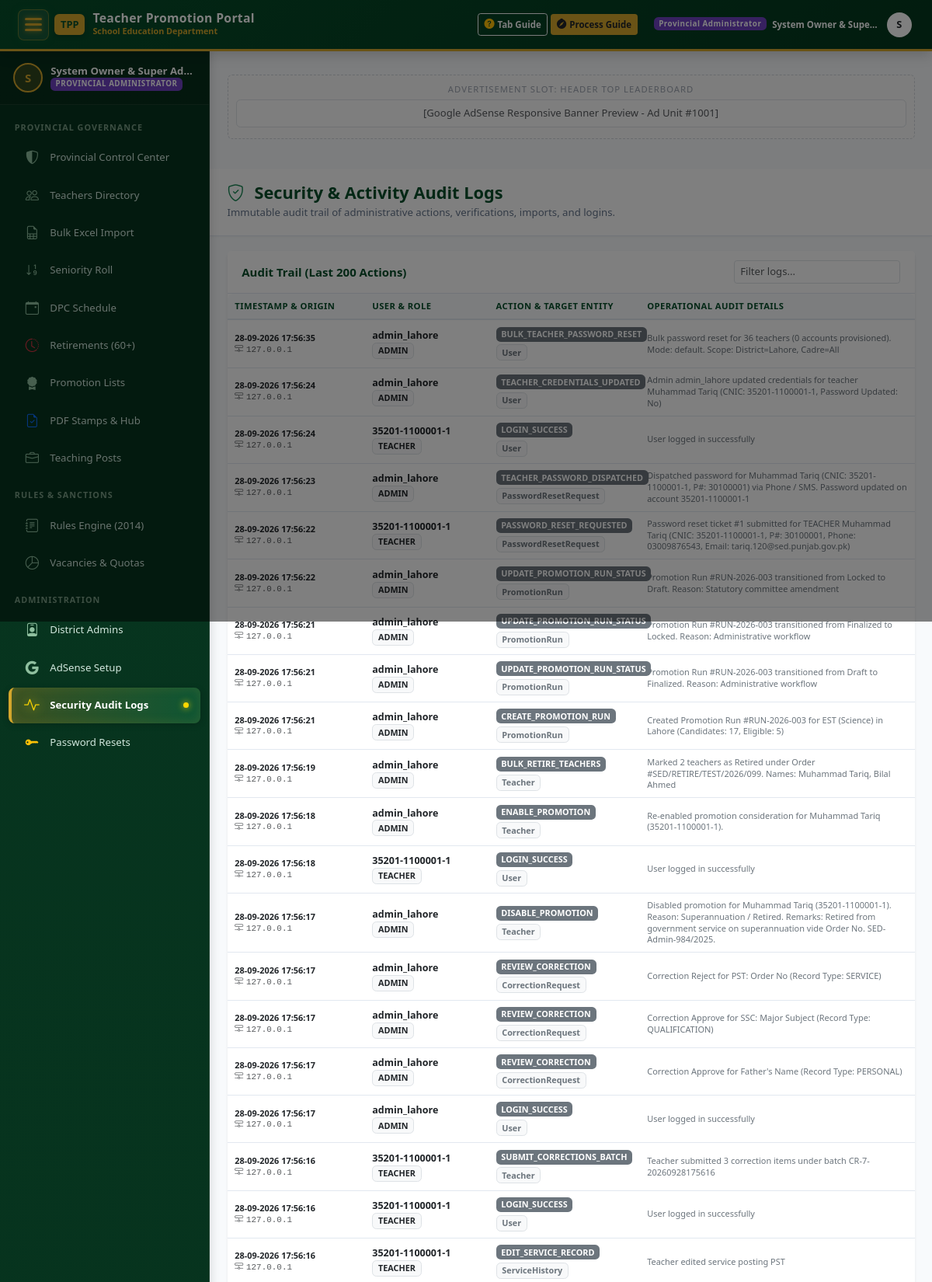
The page /superadmin/audit-logs (signed in, upper part) on the database its author committed.
### app/models/user.py (models this page shows, shortened)
class User(Base):
    __tablename__ = 'users'
    id = Column(Integer, primary_key=True)
    teacher_id = Column(Integer, ForeignKey('teachers.id'), nullable=True)
    username = Column(String(80), unique=True, nullable=False, index=True)
    password_hash = Column(String(255), nullable=False)
    role = Column(String(20), nullable=False, default='TEACHER')  # 'SUPERADMIN', 'ADMIN', 'TEACHER'
    full_name = Column(String(150), nullable=False)
    email = Column(String(120), nullable=True)
    phone = Column(String(30), nullable=True)
    cnic = Column(String(20), nullable=True, index=True)
    district = Column(String(80), nullable=True)  # Applicable for Admin
    is_active = Column(Boolean, default=True)
    is_first_login = Column(Boolean, default=True)
    last_login = Column(DateTime, nullable=True)
    failed_login_attempts = Column(Integer, default=0)
    locked_until = Column(DateTime, nullable=True)
    created_at = Column(DateTime, default=datetime.utcnow)
    updated_at = Column(DateTime, default=datetime.utcnow, onupdate=datetime.utcnow)

### app/models/adsense.py (models this page shows, shortened)
class AdSlot(Base):
    __tablename__ = 'ad_slots'
    id = Column(Integer, primary_key=True)
    slot_name = Column(String(100), nullable=False) # e.g. Header Leaderboard, Sidebar Rectangle
    slot_id = Column(String(100), nullable=False)   # Google Ad Unit ID e.g. 1234567890
    slot_format = Column(String(50), default='responsive') # 'responsive', 'horizontal', 'rectangle'
    placement = Column(String(50), nullable=False)  # 'header', 'sidebar', 'content_top', 'content_bottom', 'footer'
    target_roles = Column(String(50), default='ALL') # 'ALL', 'TEACHER', 'ADMIN'
    is_active = Column(Boolean, default=True)
    created_at = Column(DateTime, default=datetime.utcnow)
    updated_at = Column(DateTime, default=datetime.utcnow, onupdate=datetime.utcnow)

### app/models/audit.py (models this page shows, shortened)
class AuditLog(Base):
    __tablename__ = 'audit_logs'
    id = Column(Integer, primary_key=True)
    user_id = Column(Integer, nullable=True)
    username = Column(String(80), nullable=False)
    role = Column(String(30), nullable=False)
    action = Column(String(100), nullable=False)       # 'CREATE_TEACHER', 'VERIFY_TEACHER', 'UPDATE_SENIORITY', 'APPROVE_CORRECTION', etc.
    entity_type = Column(String(50), nullable=True)   # 'Teacher', 'Seniority', 'Rule', 'System'
    entity_id = Column(String(50), nullable=True)
    details = Column(Text, nullable=True)
    ip_address = Column(String(50), nullable=True)
    created_at = Column(DateTime, default=datetime.utcnow, index=True)

### app/routes/superadmin_routes.py (the view)
@superadmin_bp.route('/audit-logs')
@role_required(['SUPERADMIN'])
def audit_logs():
    db = g.db
    action_filter = request.args.get('action')
    query = db.query(AuditLog)
    if action_filter:
        query = query.filter(AuditLog.action == action_filter)
    logs = query.order_by(AuditLog.created_at.desc()).limit(200).all()
    return render_template('superadmin/audit_logs.html', logs=logs, selected_action=action_filter)

### app/__init__.py (called while the page is built, shortened)
def role_required(allowed_roles):
    def decorator(f):
        @wraps(f)
        def decorated_function(*args, **kwargs):
            if 'user_id' not in session:
                flash("Please sign in to access this portal.", "warning")
                return redirect(url_for('auth.login', next=request.url))
            user_role = session.get('user_role')
            if user_role == 'SUPERADMIN':
                return f(*args, **kwargs)
        return decorated_function
    return decorator

### app/templates/superadmin/audit_logs.html (shortened to what this page needs)
{% extends 'base.html' %}
{% block content %}
<div class="page-header-bar">
  <div class="container-fluid px-lg-4">
    <div class="d-flex justify-content-between align-items-center">
      <div>
        <h1 class="page-title"><i class="bi bi-shield-check text-success me-2"></i> Security &amp; Activity Audit Logs</h1>
        <p class="page-subtitle">Immutable audit trail of administrative actions, verifications, imports, and logins.</p>
      </div>
    </div>
  </div>
</div>
<div class="container-fluid px-lg-4 pb-5">
  <div class="card shadow-sm border-0">
    <div class="card-header bg-white d-flex justify-content-between align-items-center">
      <span class="fw-bold">Audit Trail (Last 200 Actions)</span>
      <input type="text" id="tableFilterInput" class="form-control form-control-sm w-auto" placeholder="Filter logs...">
    </div>
    <div class="card-body p-0">
      <div class="table-responsive">
        <table class="table table-hover table-institutional table-full-fit filterable-table mb-0">
          <thead>
            <tr>
              <th style="width: 20%;">Timestamp &amp; Origin</th>
              <th style="width: 18%;">User &amp; Role</th>
              <th style="width: 22%;">Action &amp; Target Entity</th>
              <th style="width: 40%;">Operational Audit Details</th>
            </tr>
          </thead>
          <tbody>
            {% for log in logs %}
            <tr>
              <td>
                <div class="fw-semibold text-dark small">{{ log.created_at.strftime('%d-%m-%Y %H:%M:%S') }}</div>
                <div class="small text-muted font-monospace"><i class="bi bi-hdd-network me-1"></i>{{ log.ip_address or 'Local' }}</div>
              </td>
              <td>
                <div class="fw-bold text-dark">{{ log.username }}</div>
                <div><span class="badge bg-light text-dark border small">{{ log.role }}</span></div>
              </td>
              <td>
                <div class="mb-1"><span class="badge bg-secondary">{{ log.action }}</span></div>
                {% if log.entity_type %}
                  <span class="badge bg-light text-secondary border small">{{ log.entity_type }}</span>
                {% endif %}
              </td>
              <td>
                <div class="small text-secondary text-break">{{ log.details or '-' }}</div>
              </td>
            </tr>
            {% else %}
            <tr><td colspan="4" class="text-center text-muted py-4">No audit logs recorded yet.</td></tr>
            {% endfor %}
          </tbody>
        </table>
      </div>
    </div>
  </div>
</div>
{% endblock %}

### app/templates/base.html (shortened to what this page needs)
<!DOCTYPE html>
<html lang="en">
<head>
  <link href="https://cdn.jsdelivr.net/npm/bootstrap@5.3.3/dist/css/bootstrap.min.css" rel="stylesheet">
  <link rel="stylesheet" href="https://cdn.jsdelivr.net/npm/bootstrap-icons@1.11.3/font/bootstrap-icons.min.css">
  <link rel="stylesheet" href="{{ url_for('static', filename='css/style.css') }}">
</head>
<body>
<div class="app-layout">
  <header class="app-topbar">
    <div class="topbar-content">
      <div class="d-flex align-items-center">
        {% if current_user %}
          <button class="hamburger-btn me-2" id="sidebarToggleBtn" type="button" title="Toggle Navigation Menu">
            <span class="bar"></span>
            <span class="bar"></span>
            <span class="bar"></span>
          </button>
        {% endif %}
        <a class="gov-brand" href="{{ url_for('index') }}">
          <span class="gov-logo-badge">TPP</span>
          <div>
            <div class="gov-brand-title">{{ app_name }}</div>
            <div class="gov-brand-sub d-none d-sm-block">School Education Department</div>
          </div>
        </a>
      </div>
      <div class="topbar-actions">
        {% if current_user %}
          <div class="d-flex align-items-center gap-1 me-1 me-sm-2">
            <button class="btn btn-sm btn-outline-light d-flex align-items-center gap-1 py-1 px-2 border-opacity-50" type="button" onclick="openCurrentTabGuide()" title="How to use this page">
              <i class="bi bi-question-circle-fill text-warning"></i>
              <span class="d-none d-lg-inline small fw-semibold">Tab Guide</span>
            </button>
            <button class="btn btn-sm btn-gold d-flex align-items-center gap-1 py-1 px-2 text-dark shadow-sm" type="button" onclick="openPortalOverviewGuide()" title="Portal Process Workflow">
              <i class="bi bi-compass-fill"></i>
              <span class="d-none d-md-inline small fw-bold">Process Guide</span>
            </button>
          </div>
          <div class="dropdown">
            <button class="btn btn-sm text-white d-flex align-items-center gap-2 p-1 border-0" data-bs-toggle="dropdown" aria-expanded="false">
              <span class="badge badge-role-{{ current_user.role.lower() }} d-none d-sm-inline">{{ current_user.role|display_role }}</span>
              <span class="d-none d-md-inline small fw-semibold text-truncate" style="max-width: 140px;">{{ current_user.full_name }}</span>
              <div class="rounded-circle bg-white text-dark d-flex align-items-center justify-content-center" style="width: 32px; height: 32px; font-weight: 700; font-size: 0.85rem;">
                {{ current_user.full_name[:1]|upper }}
              </div>
            </button>
          </div>
        {% endif %}
      </div>
    </div>
  </header>
  <div class="app-body">
    {% if current_user %}
      <aside class="app-sidebar" id="appSidebar">
        <div class="sidebar-user-header">
          <div class="sidebar-user-info">
            <div class="sidebar-avatar">
              {{ current_user.full_name[:1]|upper }}
            </div>
            <div class="sidebar-user-details">
              <div class="sidebar-user-name">{{ current_user.full_name }}</div>
              <div class="sidebar-user-role">
                <span class="badge badge-role-{{ current_user.role.lower() }}" style="font-size: 0.65rem;">{{ current_user.role|display_role }}</span>
              </div>
            </div>
          </div>
        </div>
        <div class="py-2">
          {% if current_user.role == 'SUPERADMIN' %}
            <div class="sidebar-section-title">Provincial Governance</div>
            <a href="{{ url_for('superadmin.dashboard') }}" class="side-menu-link {% if request.endpoint == 'superadmin.dashboard' %}active{% endif %}">
              <i class="bi bi-shield-shaded"></i>
              <span class="side-menu-text">Provincial Control Center</span>
            </a>
            <a href="{{ url_for('admin.teachers_list') }}" class="side-menu-link {% if request.endpoint in ['admin.teachers_list', 'admin.new_teacher', 'admin.edit_teacher', 'admin.teacher_detail'] %}active{% endif %}">
              <i class="bi bi-people"></i>
              <span class="side-menu-text">Teachers Directory</span>
            </a>
            <a href="{{ url_for('admin.excel_import') }}" class="side-menu-link {% if request.endpoint == 'admin.excel_import' %}active{% endif %}">
              <i class="bi bi-file-earmark-spreadsheet"></i>
              <span class="side-menu-text">Bulk Excel Import</span>
            </a>
            <a href="{{ url_for('admin.seniority_list') }}" class="side-menu-link {% if request.endpoint == 'admin.seniority_list' %}active{% endif %}">
              <i class="bi bi-sort-numeric-down"></i>
              <span class="side-menu-text">Seniority Roll</span>
            </a>
            <a href="{{ url_for('admin.dpc_schedule') }}" class="side-menu-link {% if request.endpoint in ['admin.dpc_schedule', 'admin.create_dpc_meeting'] %}active{% endif %}">
              <i class="bi bi-calendar-event"></i>
              <span class="side-menu-text">DPC Schedule</span>
            </a>
            <a href="{{ url_for('admin.retirements_review') }}" class="side-menu-link {% if request.endpoint in ['admin.retirements_review', 'admin.bulk_retire'] %}active{% endif %}">
              <i class="bi bi-clock-history text-danger"></i>
              <span class="side-menu-text">Retirements (60+)</span>
            </a>
            <a href="{{ url_for('admin.promotion_lists') }}" class="side-menu-link {% if request.endpoint == 'admin.promotion_lists' %}active{% endif %}">
              <i class="bi bi-award-fill"></i>
              <span class="side-menu-text">Promotion Lists</span>
            </a>
            <a href="{{ url_for('admin.pdf_management') }}" class="side-menu-link {% if request.endpoint in ['admin.pdf_management', 'admin.update_pdf_settings'] %}active{% endif %}">
              <i class="bi bi-file-earmark-check text-primary"></i>
              <span class="side-menu-text">PDF Stamps &amp; Hub</span>
            </a>
            <a href="{{ url_for('admin.teaching_posts') }}" class="side-menu-link {% if request.endpoint == 'admin.teaching_posts' %}active{% endif %}">
              <i class="bi bi-briefcase"></i>
              <span class="side-menu-text">Teaching Posts</span>
            </a>
            <div class="sidebar-section-title">Rules &amp; Sanctions</div>
            <a href="{{ url_for('superadmin.manage_rules') }}" class="side-menu-link {% if request.endpoint == 'superadmin.manage_rules' %}active{% endif %}">
              <i class="bi bi-journal-text"></i>
              <span class="side-menu-text">Rules Engine (2014)</span>
            </a>
            <a href="{{ url_for('admin.vacancies') }}" class="side-menu-link {% if request.endpoint == 'admin.vacancies' %}active{% endif %}">
              <i class="bi bi-pie-chart"></i>
              <span class="side-menu-text">Vacancies &amp; Quotas</span>
            </a>
            <div class="sidebar-section-title">Administration</div>
            <a href="{{ url_for('superadmin.manage_admins') }}" class="side-menu-link {% if request.endpoint == 'superadmin.manage_admins' %}active{% endif %}">
              <i class="bi bi-person-badge"></i>
              <span class="side-menu-text">District Admins</span>
            </a>
            <a href="{{ url_for('superadmin.manage_adsense') }}" class="side-menu-link {% if request.endpoint == 'superadmin.manage_adsense' %}active{% endif %}">
              <i class="bi bi-google"></i>
              <span class="side-menu-text">AdSense Setup</span>
            </a>
            <a href="{{ url_for('superadmin.audit_logs') }}" class="side-menu-link {% if request.endpoint == 'superadmin.audit_logs' %}active{% endif %}">
              <i class="bi bi-activity"></i>
              <span class="side-menu-text">Security Audit Logs</span>
              {% if request.endpoint == 'superadmin.audit_logs' %}<span class="active-pill"></span>{% endif %}
            </a>
            <a href="{{ url_for('superadmin.password_resets') }}" class="side-menu-link {% if request.endpoint == 'superadmin.password_resets' %}active{% endif %}">
              <i class="bi bi-key-fill text-warning"></i>
              <span class="side-menu-text">Password Resets</span>
            </a>
          {% endif %}
        </div>
      </aside>
    {% endif %}
    <div class="app-content-wrapper">
      {% if ad_slots is mapping and 'header' in ad_slots and adsense and adsense.ads_enabled %}
        <div class="container-fluid mt-2">
          {% for slot in ad_slots['header'] %}
            <div class="adsense-container">
              <div class="adsense-placeholder">Advertisement Slot: {{ slot.slot_name }}</div>
              {% if adsense.test_mode %}
                <div class="alert alert-light border py-2 my-1 text-center small text-muted">
                  [Google AdSense Responsive Banner Preview - Ad Unit #{{ slot.slot_id }}]
                </div>
              {% else %}
                <ins class="adsbygoogle" style="display:block" data-ad-client="{{ adsense.publisher_id }}" data-ad-slot="{{ slot.slot_id }}" data-ad-format="{{ slot.slot_format }}" data-full-width-responsive="true"></ins>
                <script>(adsbygoogle = window.adsbygoogle || []).push({});</script>
              {% endif %}
            </div>
          {% endfor %}
        </div>
      {% endif %}
      <main class="app-main-content">
        {% block content %}{% endblock %}
      </main>
    </div>
  </div>
</div>
{% if current_user %}
<div class="modal fade" id="portalProcessModal" tabindex="-1" aria-labelledby="portalProcessModalLabel" aria-hidden="true">
  <div class="modal-dialog modal-dialog-centered modal-lg modal-dialog-scrollable">
  </div>
</div>
{% endif %}
</body>
</html>

### rows shown on the page
User: role|display_role "Provincial Administrator", full_name "System Owner & Supe…", full_name "S", full_name "System Owner & Super Ad…", role|display_role "PROVINCIAL ADMINISTRATOR"
AdSlot: slot_name "HEADER TOP LEADERBOARD", slot_id "1001"
AuditLog: created_at "28-09-2026 17:56:35", ip_address "127.0.0.1", username "admin_lahore", role "ADMIN", action "BULK_TEACHER_PASSWORD_RESET", entity_type "User", details "Bulk password reset for 36 teachers (0 accounts provisioned). Mode: default. Scope: District=Lahore, Cadre=All"
AuditLog: created_at "28-09-2026 17:56:24", ip_address "127.0.0.1", username "admin_lahore", role "ADMIN", action "TEACHER_CREDENTIALS_UPDATED", entity_type "User", details "Admin admin_lahore updated credentials for teacher Muhammad Tariq (CNIC: 35201-1100001-1, Password Updated: No)"
AuditLog: created_at "28-09-2026 17:56:24", ip_address "127.0.0.1", username "35201-1100001-1", role "TEACHER", action "LOGIN_SUCCESS", entity_type "User", details "User logged in successfully"
AuditLog: created_at "28-09-2026 17:56:23", ip_address "127.0.0.1", username "admin_lahore", role "ADMIN", action "TEACHER_PASSWORD_DISPATCHED", entity_type "PasswordResetRequest", details "Dispatched password for Muhammad Tariq (CNIC: 35201-1100001-1, P#: 30100001) via Phone / SMS. Password updated on account 35201-1100001-1"
AuditLog: created_at "28-09-2026 17:56:22", ip_address "127.0.0.1", username "35201-1100001-1", role "TEACHER", action "PASSWORD_RESET_REQUESTED", entity_type "PasswordResetRequest", details "Password reset ticket #1 submitted for TEACHER Muhammad Tariq (CNIC: 35201-1100001-1, P#: 30100001, Phone: 03009876543, Email: tariq.120@sed.punjab.gov.pk)"
AuditLog: created_at "28-09-2026 17:56:22", ip_address "127.0.0.1", username "admin_lahore", role "ADMIN", action "UPDATE_PROMOTION_RUN_STATUS", entity_type "PromotionRun", details "Promotion Run #RUN-2026-003 transitioned from Locked to Draft. Reason: Statutory committee amendment"
AuditLog: created_at "28-09-2026 17:56:21", ip_address "127.0.0.1", username "admin_lahore", role "ADMIN", action "UPDATE_PROMOTION_RUN_STATUS", entity_type "PromotionRun", details "Promotion Run #RUN-2026-003 transitioned from Finalized to Locked. Reason: Administrative workflow"
AuditLog: created_at "28-09-2026 17:56:21", ip_address "127.0.0.1", username "admin_lahore", role "ADMIN", action "UPDATE_PROMOTION_RUN_STATUS", entity_type "PromotionRun", details "Promotion Run #RUN-2026-003 transitioned from Draft to Finalized. Reason: Administrative workflow"
AuditLog: created_at "28-09-2026 17:56:21", ip_address "127.0.0.1", username "admin_lahore", role "ADMIN", action "CREATE_PROMOTION_RUN", entity_type "PromotionRun", details "Created Promotion Run #RUN-2026-003 for EST (Science) in Lahore (Candidates: 17, Eligible: 5)"
AuditLog: created_at "28-09-2026 17:56:19", ip_address "127.0.0.1", username "admin_lahore", role "ADMIN", action "BULK_RETIRE_TEACHERS", entity_type "Teacher", details "Marked 2 teachers as Retired under Order #SED/RETIRE/TEST/2026/099. Names: Muhammad Tariq, Bilal Ahmed"
AuditLog: created_at "28-09-2026 17:56:18", ip_address "127.0.0.1", username "admin_lahore", role "ADMIN", action "ENABLE_PROMOTION", entity_type "Teacher", details "Re-enabled promotion consideration for Muhammad Tariq (35201-1100001-1)."
AuditLog: created_at "28-09-2026 17:56:18", ip_address "127.0.0.1", username "35201-1100001-1", role "TEACHER", action "LOGIN_SUCCESS", entity_type "User", details "User logged in successfully"
AuditLog: created_at "28-09-2026 17:56:17", ip_address "127.0.0.1", username "admin_lahore", role "ADMIN", action "DISABLE_PROMOTION", entity_type "Teacher", details "Disabled promotion for Muhammad Tariq (35201-1100001-1). Reason: Superannuation / Retired. Remarks: Retired from government service on superannuation vide Order No. SED-Admin-984/2025."
AuditLog: created_at "28-09-2026 17:56:17", ip_address "127.0.0.1", username "admin_lahore", role "ADMIN", action "REVIEW_CORRECTION", entity_type "CorrectionRequest", details "Correction Reject for PST: Order No (Record Type: SERVICE)"
AuditLog: created_at "28-09-2026 17:56:17", ip_address "127.0.0.1", username "admin_lahore", role "ADMIN", action "REVIEW_CORRECTION", entity_type "CorrectionRequest", details "Correction Approve for SSC: Major Subject (Record Type: QUALIFICATION)"
AuditLog: created_at "28-09-2026 17:56:17", ip_address "127.0.0.1", username "admin_lahore", role "ADMIN", action "REVIEW_CORRECTION", entity_type "CorrectionRequest", details "Correction Approve for Father's Name (Record Type: PERSONAL)"
AuditLog: created_at "28-09-2026 17:56:17", ip_address "127.0.0.1", username "admin_lahore", role "ADMIN", action "LOGIN_SUCCESS", entity_type "User", details "User logged in successfully"
AuditLog: created_at "28-09-2026 17:56:16", ip_address "127.0.0.1", username "35201-1100001-1", role "TEACHER", action "SUBMIT_CORRECTIONS_BATCH", entity_type "Teacher", details "Teacher submitted 3 correction items under batch CR-7-20260928175616"
AuditLog: created_at "28-09-2026 17:56:16", ip_address "127.0.0.1", username "35201-1100001-1", role "TEACHER", action "LOGIN_SUCCESS", entity_type "User", details "User logged in successfully"
AuditLog: created_at "28-09-2026 17:56:16", ip_address "127.0.0.1", username "35201-1100001-1", role "TEACHER", action "EDIT_SERVICE_RECORD", entity_type "ServiceHistory", details "Teacher edited service posting PST"

### other values the page prints
{{ app_name }} "Teacher Promotion Portal"
